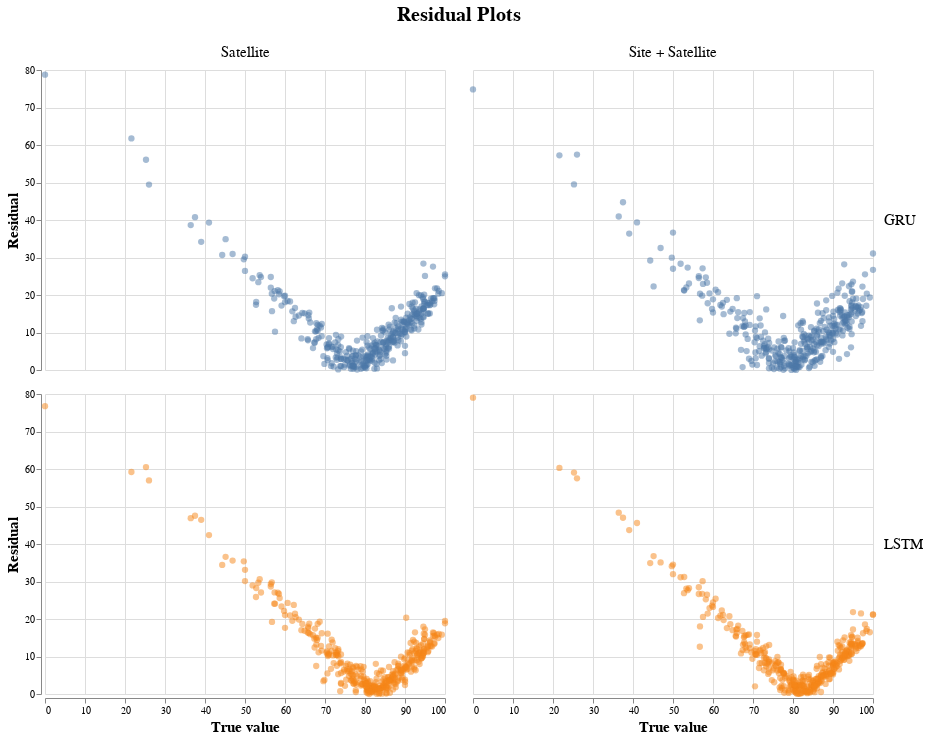

The notebook cell saved with this chart:
### Code cell
plot_residual(80, ['../results/80/lstm_site.pkl',
                   '../results/80/lstm_no_site.pkl',
                   '../results/80/gru_site.pkl',
                   '../results/80/gru_no_site.pkl'])

### Figure 1 — Vega specification as saved in the notebook (floating-point values rounded to 4 significant figures; data arrays with more than 128 entries replaced by an {"elided": "..."} marker saying what was removed)
{"$schema": "https://vega.github.io/schema/vega/v5.json", "data": [{"name": "source_0", "values": {"elided": "1484 records"}}, {"name": "column_domain", "values": [{"Features": "Site + Satellite", "column_Features_sort_index": 1.0}, {"Features": "Satellite", "column_Features_sort_index": 0.0}]}, {"name": "row_domain", "values": [{"Model": "LSTM", "count": 742}, {"Model": "GRU", "count": 742}]}, {"name": "source_0_x_domain_raw_y_true", "values": [{"min": 0.0, "max": 100.0}]}, {"name": "source_0_y_domain_Residual", "values": [{"min": 0.009454, "max": 79.03}]}, {"name": "source_0_color_domain_Model", "values": [{"Model": "LSTM"}, {"Model": "GRU"}]}], "signals": [{"name": "child_width", "value": 400}, {"name": "child_height", "value": 300}], "marks": [{"type": "group", "name": "column-title", "title": {"text": "Residual Plots", "style": "guide-title", "offset": 10, "fontSize": 20}, "role": "column-title"}, {"type": "group", "name": "row_header", "from": {"data": "row_domain"}, "sort": {"field": "datum[\"Model\"]", "order": "ascending"}, "encode": {"update": {"height": {"signal": "child_height"}}}, "axes": [{"scale": "y", "labelOverlap": true, "title": "Residual", "tickCount": {"signal": "ceil(child_height/40)"}, "grid": false, "zindex": 0, "orient": "left"}], "role": "row-header"}, {"type": "group", "name": "row_footer", "from": {"data": "row_domain"}, "sort": {"field": "datum[\"Model\"]", "order": "ascending"}, "encode": {"update": {"height": {"signal": "child_height"}}}, "title": {"text": {"signal": "isValid(parent[\"Model\"]) ? parent[\"Model\"] : \"\"+parent[\"Model\"]"}, "style": "guide-label", "orient": "right", "baseline": "middle", "fontSize": 15, "offset": 7, "angle": 0, "align": "right", "frame": "group"}, "role": "row-footer"}, {"type": "group", "name": "column_header", "from": {"data": "column_domain"}, "sort": {"field": "datum[\"column_Features_sort_index\"]", "order": "ascending"}, "encode": {"update": {"width": {"signal": "child_width"}}}, "title": {"text": {"signal": "isValid(parent[\"Features\"]) ? parent[\"Features\"] : \"\"+parent[\"Features\"]"}, "style": "guide-label", "frame": "group", "fontSize": 15, "offset": 10}, "role": "column-header"}, {"type": "group", "name": "column_footer", "from": {"data": "column_domain"}, "sort": {"field": "datum[\"column_Features_sort_index\"]", "order": "ascending"}, "encode": {"update": {"width": {"signal": "child_width"}}}, "axes": [{"scale": "x", "zindex": 0, "labelOverlap": true, "grid": false, "orient": "bottom", "title": "True value", "labelFlush": true, "tickCount": {"signal": "ceil(child_width/40)"}}], "role": "column-footer"}, {"type": "group", "name": "cell", "from": {"facet": {"data": "source_0", "name": "facet", "groupby": ["Model", "Features"], "aggregate": {"fields": ["column_Features_sort_index"], "ops": ["max"], "as": ["column_Features_sort_index"], "cross": true}}}, "sort": {"field": ["datum[\"Model\"]", "datum[\"column_Features_sort_index\"]"], "order": ["ascending", "ascending"]}, "encode": {"update": {"height": {"signal": "child_height"}, "width": {"signal": "child_width"}}}, "marks": [{"type": "symbol", "name": "child_marks", "from": {"data": "facet"}, "encode": {"update": {"y": {"field": "Residual", "scale": "y"}, "fill": {"field": "Model", "scale": "color"}, "x": {"field": "raw_y_true", "scale": "x"}, "size": {"value": 40}, "shape": {"value": "circle"}, "opacity": {"value": 0.5}}}, "style": ["circle"]}], "axes": [{"scale": "x", "minExtent": 0, "zindex": 0, "tickCount": {"signal": "ceil(child_width/40)"}, "labels": false, "maxExtent": 0, "domain": false, "ticks": false, "grid": true, "gridScale": "y", "aria": false, "orient": "bottom"}, {"scale": "y", "aria": false, "grid": true, "maxExtent": 0, "zindex": 0, "orient": "left", "ticks": false, "tickCount": {"signal": "ceil(child_height/40)"}, "labels": false, "gridScale": "x", "minExtent": 0, "domain": false}], "style": "cell"}], "scales": [{"name": "x", "type": "linear", "domain": [{"signal": "(data(\"source_0_x_domain_raw_y_true\")[0] || {}).min"}, {"signal": "(data(\"source_0_x_domain_raw_y_true\")[0] || {}).max"}], "range": [0, {"signal": "child_width"}], "zero": true, "nice": true}, {"name": "y", "type": "linear", "domain": [{"signal": "(data(\"source_0_y_domain_Residual\")[0] || {}).min"}, {"signal": "(data(\"source_0_y_domain_Residual\")[0] || {}).max"}], "range": [{"signal": "child_height"}, 0], "zero": true, "nice": true}, {"name": "color", "type": "ordinal", "domain": {"data": "source_0_color_domain_Model", "field": "Model", "sort": true}, "range": "category"}], "padding": 5, "layout": {"padding": 20, "offset": {"columnTitle": 10}, "columns": {"signal": "length(data('column_domain'))"}, "bounds": "full", "align": "all"}, "background": "white", "config": {"axis": {"titleFontSize": 15}, "style": {"cell": {"strokeWidth": 0}}}}
